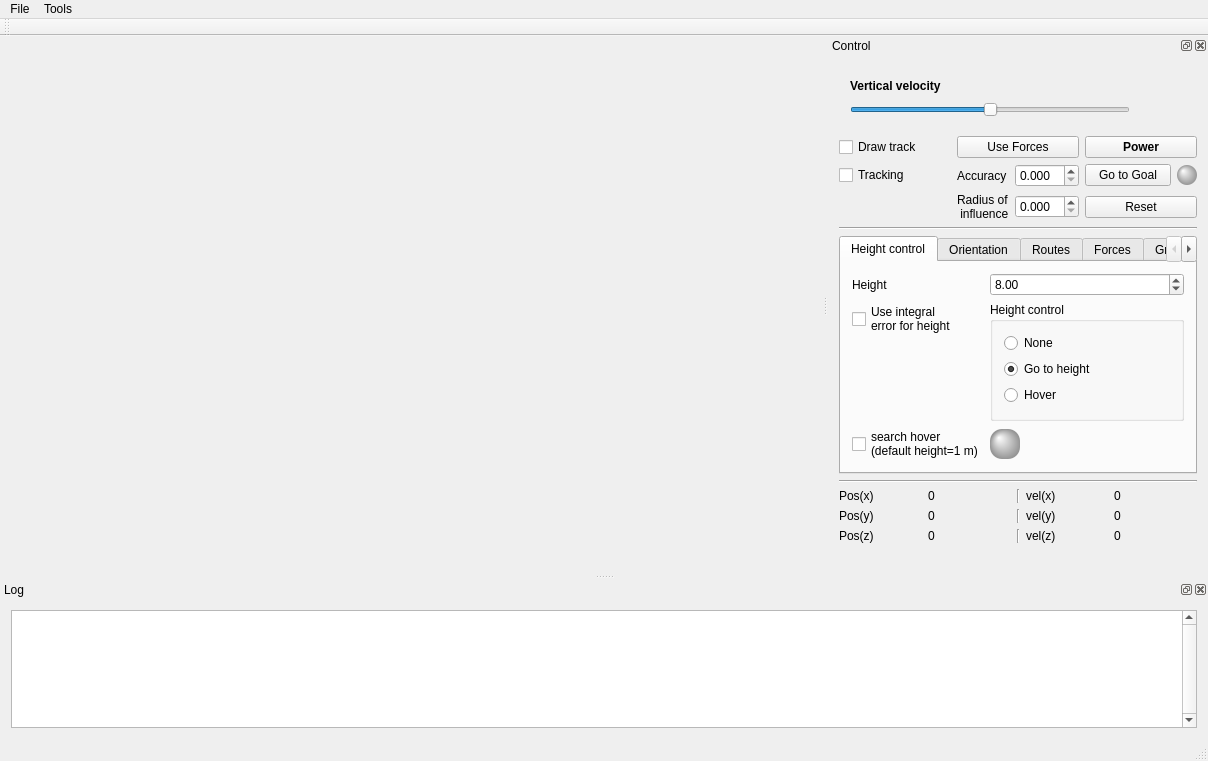
<?xml version="1.0" encoding="UTF-8"?>
<ui version="4.0">
 <class>MainWindow</class>
 <widget class="QMainWindow" name="MainWindow">
  <property name="geometry">
   <rect>
    <x>0</x>
    <y>0</y>
    <width>1208</width>
    <height>761</height>
   </rect>
  </property>
  <property name="windowTitle">
   <string>MainWindow</string>
  </property>
  <widget class="QWidget" name="centralWidget">
   <layout class="QGridLayout" name="gridLayout">
    <item row="0" column="0">
     <widget class="GLView" name="widgetView" native="true">
      <property name="sizePolicy">
       <sizepolicy hsizetype="Expanding" vsizetype="Expanding">
        <horstretch>0</horstretch>
        <verstretch>0</verstretch>
       </sizepolicy>
      </property>
      <property name="minimumSize">
       <size>
        <width>800</width>
        <height>0</height>
       </size>
      </property>
     </widget>
    </item>
   </layout>
  </widget>
  <widget class="QMenuBar" name="menuBar">
   <property name="geometry">
    <rect>
     <x>0</x>
     <y>0</y>
     <width>1208</width>
     <height>22</height>
    </rect>
   </property>
   <widget class="QMenu" name="menuFile">
    <property name="title">
     <string>File</string>
    </property>
    <addaction name="actionExit"/>
   </widget>
   <widget class="QMenu" name="menuTools">
    <property name="title">
     <string>Tools</string>
    </property>
    <addaction name="actionControl"/>
    <addaction name="actionLog"/>
   </widget>
   <addaction name="menuFile"/>
   <addaction name="menuTools"/>
  </widget>
  <widget class="QToolBar" name="mainToolBar">
   <attribute name="toolBarArea">
    <enum>TopToolBarArea</enum>
   </attribute>
   <attribute name="toolBarBreak">
    <bool>false</bool>
   </attribute>
  </widget>
  <widget class="QStatusBar" name="statusBar"/>
  <widget class="QDockWidget" name="dw_log">
   <property name="maximumSize">
    <size>
     <width>524287</width>
     <height>524287</height>
    </size>
   </property>
   <property name="windowTitle">
    <string>Log</string>
   </property>
   <attribute name="dockWidgetArea">
    <number>8</number>
   </attribute>
   <widget class="QWidget" name="dockWidgetContents">
    <layout class="QVBoxLayout" name="verticalLayout_2">
     <item>
      <widget class="QPlainTextEdit" name="log_output">
       <property name="verticalScrollBarPolicy">
        <enum>Qt::ScrollBarAlwaysOn</enum>
       </property>
       <property name="maximumBlockCount">
        <number>1000</number>
       </property>
      </widget>
     </item>
    </layout>
   </widget>
  </widget>
  <widget class="QDockWidget" name="dw_control">
   <property name="windowTitle">
    <string>Control</string>
   </property>
   <attribute name="dockWidgetArea">
    <number>2</number>
   </attribute>
   <widget class="QWidget" name="dockWidgetContents_2">
    <layout class="QGridLayout" name="gridLayout_4">
     <item row="2" column="4">
      <layout class="QGridLayout" name="gridLayout_8">
       <property name="topMargin">
        <number>0</number>
       </property>
       <item row="0" column="0">
        <layout class="QGridLayout" name="gridLayout_3">
         <property name="topMargin">
          <number>0</number>
         </property>
         <item row="2" column="1">
          <widget class="QCheckBox" name="chb_tracking">
           <property name="text">
            <string>Tracking</string>
           </property>
          </widget>
         </item>
         <item row="0" column="4">
          <widget class="QPushButton" name="pb_power">
           <property name="font">
            <font>
             <weight>75</weight>
             <bold>true</bold>
            </font>
           </property>
           <property name="toolTip">
            <string>On/Off power on model</string>
           </property>
           <property name="text">
            <string>Power</string>
           </property>
           <property name="checkable">
            <bool>true</bool>
           </property>
          </widget>
         </item>
         <item row="4" column="4">
          <widget class="QPushButton" name="pb_rese_angles">
           <property name="text">
            <string>Reset</string>
           </property>
          </widget>
         </item>
         <item row="2" column="4">
          <layout class="QHBoxLayout" name="horizontalLayout_11">
           <item>
            <widget class="QPushButton" name="pb_goToGoal">
             <property name="text">
              <string>Go to Goal</string>
             </property>
             <property name="checkable">
              <bool>true</bool>
             </property>
            </widget>
           </item>
           <item>
            <widget class="QLabel" name="lb_goal_reached">
             <property name="minimumSize">
              <size>
               <width>20</width>
               <height>0</height>
              </size>
             </property>
             <property name="maximumSize">
              <size>
               <width>20</width>
               <height>20</height>
              </size>
             </property>
             <property name="styleSheet">
              <string notr="true">background-color:qradialgradient(spread:pad, cx:0.5, cy:0.5, radius:0.5, fx:0.29, fy:0.284, stop:0 rgba(255, 255, 255, 255), stop:1 rgba(150, 150, 150, 255));
border-radius: 10px;
border-color: rgb(60, 60, 60);</string>
             </property>
             <property name="text">
              <string/>
             </property>
            </widget>
           </item>
          </layout>
         </item>
         <item row="0" column="1">
          <widget class="QCheckBox" name="chb_drawTrack">
           <property name="text">
            <string>Draw track</string>
           </property>
          </widget>
         </item>
         <item row="0" column="2">
          <widget class="QPushButton" name="pb_use_forces">
           <property name="text">
            <string>Use Forces</string>
           </property>
           <property name="checkable">
            <bool>true</bool>
           </property>
          </widget>
         </item>
         <item row="2" column="2">
          <layout class="QHBoxLayout" name="horizontalLayout_14">
           <item>
            <widget class="QLabel" name="label_6">
             <property name="text">
              <string>Accuracy</string>
             </property>
            </widget>
           </item>
           <item>
            <widget class="QDoubleSpinBox" name="dsb_accuracy">
             <property name="decimals">
              <number>3</number>
             </property>
            </widget>
           </item>
          </layout>
         </item>
         <item row="4" column="2">
          <layout class="QHBoxLayout" name="horizontalLayout_15">
           <item>
            <widget class="QLabel" name="label_14">
             <property name="text">
              <string>Radius of
 influence</string>
             </property>
            </widget>
           </item>
           <item>
            <widget class="QDoubleSpinBox" name="dsb_radius_goal">
             <property name="decimals">
              <number>3</number>
             </property>
            </widget>
           </item>
          </layout>
         </item>
        </layout>
       </item>
       <item row="7" column="0">
        <layout class="QHBoxLayout" name="horizontalLayout_10">
         <property name="topMargin">
          <number>0</number>
         </property>
         <item>
          <widget class="QLabel" name="lb_vel">
           <property name="text">
            <string/>
           </property>
          </widget>
         </item>
         <item>
          <widget class="QLabel" name="lb_goal_a">
           <property name="text">
            <string/>
           </property>
          </widget>
         </item>
        </layout>
       </item>
       <item row="3" column="0">
        <widget class="Line" name="line_7">
         <property name="orientation">
          <enum>Qt::Horizontal</enum>
         </property>
        </widget>
       </item>
       <item row="5" column="0">
        <layout class="QGridLayout" name="gridLayout_5">
         <property name="topMargin">
          <number>0</number>
         </property>
         <item row="1" column="2">
          <widget class="Line" name="line_5">
           <property name="orientation">
            <enum>Qt::Vertical</enum>
           </property>
          </widget>
         </item>
         <item row="0" column="2">
          <widget class="Line" name="line_4">
           <property name="orientation">
            <enum>Qt::Vertical</enum>
           </property>
          </widget>
         </item>
         <item row="2" column="2">
          <widget class="Line" name="line_6">
           <property name="orientation">
            <enum>Qt::Vertical</enum>
           </property>
          </widget>
         </item>
         <item row="1" column="1">
          <widget class="QLabel" name="lb_posy">
           <property name="text">
            <string>0</string>
           </property>
          </widget>
         </item>
         <item row="0" column="0">
          <widget class="QLabel" name="label_5">
           <property name="text">
            <string>Pos(x)</string>
           </property>
          </widget>
         </item>
         <item row="1" column="3">
          <widget class="QLabel" name="label_22">
           <property name="text">
            <string>vel(y)</string>
           </property>
          </widget>
         </item>
         <item row="2" column="1">
          <widget class="QLabel" name="lb_posz">
           <property name="text">
            <string>0</string>
           </property>
          </widget>
         </item>
         <item row="2" column="3">
          <widget class="QLabel" name="label_24">
           <property name="text">
            <string>vel(z)</string>
           </property>
          </widget>
         </item>
         <item row="0" column="3">
          <widget class="QLabel" name="label_20">
           <property name="text">
            <string>vel(x)</string>
           </property>
          </widget>
         </item>
         <item row="1" column="0">
          <widget class="QLabel" name="label_15">
           <property name="text">
            <string>Pos(y)</string>
           </property>
          </widget>
         </item>
         <item row="1" column="4">
          <widget class="QLabel" name="lb_vely">
           <property name="text">
            <string>0</string>
           </property>
          </widget>
         </item>
         <item row="0" column="4">
          <widget class="QLabel" name="lb_velx">
           <property name="text">
            <string>0</string>
           </property>
          </widget>
         </item>
         <item row="2" column="0">
          <widget class="QLabel" name="label_17">
           <property name="text">
            <string>Pos(z)</string>
           </property>
          </widget>
         </item>
         <item row="2" column="4">
          <widget class="QLabel" name="lb_velz">
           <property name="text">
            <string>0</string>
           </property>
          </widget>
         </item>
         <item row="0" column="1">
          <widget class="QLabel" name="lb_posx">
           <property name="text">
            <string>0</string>
           </property>
          </widget>
         </item>
        </layout>
       </item>
       <item row="1" column="0">
        <widget class="Line" name="line_10">
         <property name="orientation">
          <enum>Qt::Horizontal</enum>
         </property>
        </widget>
       </item>
       <item row="2" column="0">
        <widget class="QTabWidget" name="tb_params">
         <property name="currentIndex">
          <number>0</number>
         </property>
         <widget class="QWidget" name="tab_4">
          <attribute name="title">
           <string>Height control</string>
          </attribute>
          <layout class="QGridLayout" name="gridLayout_11">
           <item row="1" column="0">
            <layout class="QVBoxLayout" name="verticalLayout_10">
             <property name="topMargin">
              <number>0</number>
             </property>
             <item>
              <widget class="QCheckBox" name="chb_useIntegalErrorHeight">
               <property name="text">
                <string>Use integral 
error for height</string>
               </property>
              </widget>
             </item>
             <item>
              <spacer name="verticalSpacer_5">
               <property name="orientation">
                <enum>Qt::Vertical</enum>
               </property>
               <property name="sizeHint" stdset="0">
                <size>
                 <width>20</width>
                 <height>40</height>
                </size>
               </property>
              </spacer>
             </item>
            </layout>
           </item>
           <item row="0" column="1">
            <widget class="QDoubleSpinBox" name="dsb_height">
             <property name="value">
              <double>8.000000000000000</double>
             </property>
            </widget>
           </item>
           <item row="2" column="0">
            <widget class="QCheckBox" name="chb_searchHover">
             <property name="text">
              <string>search hover
(default height=1 m)</string>
             </property>
            </widget>
           </item>
           <item row="1" column="1">
            <widget class="QGroupBox" name="groupBox_3">
             <property name="title">
              <string>Height control</string>
             </property>
             <layout class="QVBoxLayout" name="verticalLayout_4">
              <item>
               <widget class="QRadioButton" name="rb_none_height">
                <property name="text">
                 <string>None</string>
                </property>
                <property name="checked">
                 <bool>false</bool>
                </property>
               </widget>
              </item>
              <item>
               <widget class="QRadioButton" name="rb_use_go_to_height">
                <property name="text">
                 <string>Go to height</string>
                </property>
                <property name="checked">
                 <bool>true</bool>
                </property>
               </widget>
              </item>
              <item>
               <widget class="QRadioButton" name="rb_use_hover">
                <property name="text">
                 <string>Hover</string>
                </property>
               </widget>
              </item>
             </layout>
            </widget>
           </item>
           <item row="0" column="0">
            <widget class="QLabel" name="label_4">
             <property name="text">
              <string>Height</string>
             </property>
            </widget>
           </item>
           <item row="2" column="1">
            <layout class="QHBoxLayout" name="horizontalLayout_13">
             <property name="topMargin">
              <number>0</number>
             </property>
             <item>
              <widget class="QLabel" name="lb_found_hover">
               <property name="minimumSize">
                <size>
                 <width>30</width>
                 <height>0</height>
                </size>
               </property>
               <property name="maximumSize">
                <size>
                 <width>30</width>
                 <height>30</height>
                </size>
               </property>
               <property name="styleSheet">
                <string notr="true">background-color:qradialgradient(spread:pad, cx:0.5, cy:0.5, radius:0.5, fx:0.29, fy:0.284, stop:0 rgba(255, 255, 255, 255), stop:1 rgba(150, 150, 150, 255));
border-radius: 12px;
border-color: rgb(60, 60, 60);</string>
               </property>
               <property name="text">
                <string/>
               </property>
              </widget>
             </item>
             <item>
              <spacer name="horizontalSpacer_5">
               <property name="orientation">
                <enum>Qt::Horizontal</enum>
               </property>
               <property name="sizeHint" stdset="0">
                <size>
                 <width>40</width>
                 <height>20</height>
                </size>
               </property>
              </spacer>
             </item>
            </layout>
           </item>
          </layout>
         </widget>
         <widget class="QWidget" name="tab">
          <attribute name="title">
           <string>Orientation</string>
          </attribute>
          <layout class="QVBoxLayout" name="verticalLayout_7">
           <item>
            <widget class="QCheckBox" name="chb_useIntegalError">
             <property name="text">
              <string>Use integral 
error for angles</string>
             </property>
            </widget>
           </item>
           <item>
            <layout class="QHBoxLayout" name="horizontalLayout_9">
             <property name="topMargin">
              <number>0</number>
             </property>
             <item>
              <layout class="QVBoxLayout" name="verticalLayout_5">
               <property name="topMargin">
                <number>10</number>
               </property>
               <item>
                <widget class="QLabel" name="label_7">
                 <property name="font">
                  <font>
                   <weight>75</weight>
                   <bold>true</bold>
                  </font>
                 </property>
                 <property name="text">
                  <string>Goal angles</string>
                 </property>
                </widget>
               </item>
               <item>
                <widget class="JoystickEmulate" name="widget_joystick" native="true">
                 <property name="minimumSize">
                  <size>
                   <width>90</width>
                   <height>90</height>
                  </size>
                 </property>
                 <property name="maximumSize">
                  <size>
                   <width>90</width>
                   <height>90</height>
                  </size>
                 </property>
                </widget>
               </item>
               <item>
                <spacer name="verticalSpacer_2">
                 <property name="orientation">
                  <enum>Qt::Vertical</enum>
                 </property>
                 <property name="sizeHint" stdset="0">
                  <size>
                   <width>20</width>
                   <height>40</height>
                  </size>
                 </property>
                </spacer>
               </item>
              </layout>
             </item>
             <item>
              <layout class="QVBoxLayout" name="verticalLayout_6">
               <item>
                <widget class="QLabel" name="label_9">
                 <property name="font">
                  <font>
                   <weight>75</weight>
                   <bold>true</bold>
                  </font>
                 </property>
                 <property name="text">
                  <string>Yaw</string>
                 </property>
                </widget>
               </item>
               <item>
                <layout class="QHBoxLayout" name="horizontalLayout_5">
                 <item>
                  <widget class="QSlider" name="hs_yaw_goal">
                   <property name="minimum">
                    <number>-99</number>
                   </property>
                   <property name="orientation">
                    <enum>Qt::Horizontal</enum>
                   </property>
                  </widget>
                 </item>
                 <item>
                  <widget class="QLabel" name="lb_yaw">
                   <property name="minimumSize">
                    <size>
                     <width>50</width>
                     <height>0</height>
                    </size>
                   </property>
                   <property name="text">
                    <string/>
                   </property>
                  </widget>
                 </item>
                </layout>
               </item>
               <item>
                <widget class="QLabel" name="label_3">
                 <property name="font">
                  <font>
                   <weight>75</weight>
                   <bold>true</bold>
                  </font>
                 </property>
                 <property name="text">
                  <string>Tangage</string>
                 </property>
                </widget>
               </item>
               <item>
                <layout class="QHBoxLayout" name="horizontalLayout_6">
                 <item>
                  <widget class="CustomSlider" name="hs_tangage_goal">
                   <property name="minimum">
                    <number>-99</number>
                   </property>
                   <property name="orientation">
                    <enum>Qt::Horizontal</enum>
                   </property>
                  </widget>
                 </item>
                 <item>
                  <widget class="QLabel" name="lb_tangage">
                   <property name="minimumSize">
                    <size>
                     <width>50</width>
                     <height>0</height>
                    </size>
                   </property>
                   <property name="text">
                    <string/>
                   </property>
                  </widget>
                 </item>
                </layout>
               </item>
               <item>
                <widget class="QLabel" name="label_10">
                 <property name="font">
                  <font>
                   <weight>75</weight>
                   <bold>true</bold>
                  </font>
                 </property>
                 <property name="text">
                  <string>Roll</string>
                 </property>
                </widget>
               </item>
               <item>
                <layout class="QHBoxLayout" name="horizontalLayout_7">
                 <item>
                  <widget class="CustomSlider" name="hs_roll_goal">
                   <property name="minimum">
                    <number>-99</number>
                   </property>
                   <property name="orientation">
                    <enum>Qt::Horizontal</enum>
                   </property>
                  </widget>
                 </item>
                 <item>
                  <widget class="QLabel" name="lb_roll">
                   <property name="minimumSize">
                    <size>
                     <width>50</width>
                     <height>0</height>
                    </size>
                   </property>
                   <property name="text">
                    <string/>
                   </property>
                  </widget>
                 </item>
                </layout>
               </item>
              </layout>
             </item>
            </layout>
           </item>
          </layout>
         </widget>
         <widget class="QWidget" name="tab_3">
          <attribute name="title">
           <string>Routes</string>
          </attribute>
          <layout class="QVBoxLayout" name="verticalLayout_9">
           <item>
            <widget class="QGroupBox" name="groupBox">
             <property name="title">
              <string>Route</string>
             </property>
             <layout class="QGridLayout" name="gridLayout_2">
              <item row="0" column="1">
               <widget class="QPushButton" name="pb_generate_route">
                <property name="text">
                 <string>Generate route</string>
                </property>
               </widget>
              </item>
              <item row="0" column="0">
               <widget class="QCheckBox" name="chb_route">
                <property name="text">
                 <string>Show route</string>
                </property>
               </widget>
              </item>
              <item row="2" column="0">
               <widget class="QLabel" name="label_12">
                <property name="text">
                 <string>Number point</string>
                </property>
               </widget>
              </item>
              <item row="3" column="0">
               <widget class="QPushButton" name="pb_toBegin">
                <property name="text">
                 <string>To begin</string>
                </property>
               </widget>
              </item>
              <item row="3" column="1">
               <widget class="QPushButton" name="pb_toNext">
                <property name="text">
                 <string>Next point</string>
                </property>
               </widget>
              </item>
              <item row="1" column="0">
               <widget class="QCheckBox" name="chb_autoNext">
                <property name="text">
                 <string>Auto next</string>
                </property>
               </widget>
              </item>
              <item row="2" column="1">
               <widget class="QSpinBox" name="sb_number_point">
                <property name="maximum">
                 <number>1000</number>
                </property>
                <property name="value">
                 <number>20</number>
                </property>
               </widget>
              </item>
             </layout>
            </widget>
           </item>
           <item>
            <spacer name="verticalSpacer_4">
             <property name="orientation">
              <enum>Qt::Vertical</enum>
             </property>
             <property name="sizeHint" stdset="0">
              <size>
               <width>20</width>
               <height>40</height>
              </size>
             </property>
            </spacer>
           </item>
          </layout>
         </widget>
         <widget class="QWidget" name="tab_2">
          <attribute name="title">
           <string>Forces</string>
          </attribute>
          <layout class="QGridLayout" name="gridLayout_6">
           <item row="0" column="0">
            <layout class="QHBoxLayout" name="horizontalLayout_12">
             <item>
              <layout class="QVBoxLayout" name="verticalLayout">
               <property name="topMargin">
                <number>0</number>
               </property>
               <item>
                <layout class="QHBoxLayout" name="horizontalLayout">
                 <property name="topMargin">
                  <number>0</number>
                 </property>
                 <item>
                  <spacer name="horizontalSpacer">
                   <property name="orientation">
                    <enum>Qt::Horizontal</enum>
                   </property>
                   <property name="sizeHint" stdset="0">
                    <size>
                     <width>40</width>
                     <height>20</height>
                    </size>
                   </property>
                  </spacer>
                 </item>
                 <item>
                  <widget class="QLabel" name="lb_f1">
                   <property name="minimumSize">
                    <size>
                     <width>50</width>
                     <height>0</height>
                    </size>
                   </property>
                   <property name="toolTip">
                    <string>F1</string>
                   </property>
                   <property name="text">
                    <string/>
                   </property>
                  </widget>
                 </item>
                </layout>
               </item>
               <item>
                <layout class="QHBoxLayout" name="horizontalLayout_2">
                 <property name="topMargin">
                  <number>0</number>
                 </property>
                 <item>
                  <spacer name="horizontalSpacer_2">
                   <property name="orientation">
                    <enum>Qt::Horizontal</enum>
                   </property>
                   <property name="sizeHint" stdset="0">
                    <size>
                     <width>40</width>
                     <height>20</height>
                    </size>
                   </property>
                  </spacer>
                 </item>
                 <item>
                  <widget class="QLabel" name="lb_f4">
                   <property name="minimumSize">
                    <size>
                     <width>50</width>
                     <height>0</height>
                    </size>
                   </property>
                   <property name="toolTip">
                    <string>F4</string>
                   </property>
                   <property name="text">
                    <string/>
                   </property>
                  </widget>
                 </item>
                </layout>
               </item>
              </layout>
             </item>
             <item>
              <widget class="QLabel" name="label_8">
               <property name="maximumSize">
                <size>
                 <width>70</width>
                 <height>70</height>
                </size>
               </property>
               <property name="text">
                <string/>
               </property>
               <property name="pixmap">
                <pixmap resource="modeling.qrc">:/resource/view.png</pixmap>
               </property>
               <property name="scaledContents">
                <bool>true</bool>
               </property>
              </widget>
             </item>
             <item>
              <layout class="QVBoxLayout" name="verticalLayout_3">
               <item>
                <layout class="QHBoxLayout" name="horizontalLayout_3">
                 <item>
                  <widget class="QLabel" name="lb_f3">
                   <property name="minimumSize">
                    <size>
                     <width>50</width>
                     <height>0</height>
                    </size>
                   </property>
                   <property name="toolTip">
                    <string>F3</string>
                   </property>
                   <property name="text">
                    <string/>
                   </property>
                  </widget>
                 </item>
                 <item>
                  <spacer name="horizontalSpacer_3">
                   <property name="orientation">
                    <enum>Qt::Horizontal</enum>
                   </property>
                   <property name="sizeHint" stdset="0">
                    <size>
                     <width>40</width>
                     <height>20</height>
                    </size>
                   </property>
                  </spacer>
                 </item>
                </layout>
               </item>
               <item>
                <layout class="QHBoxLayout" name="horizontalLayout_4">
                 <item>
                  <widget class="QLabel" name="lb_f2">
                   <property name="minimumSize">
                    <size>
                     <width>50</width>
                     <height>0</height>
                    </size>
                   </property>
                   <property name="toolTip">
                    <string>F2</string>
                   </property>
                   <property name="text">
                    <string/>
                   </property>
                  </widget>
                 </item>
                 <item>
                  <spacer name="horizontalSpacer_4">
                   <property name="orientation">
                    <enum>Qt::Horizontal</enum>
                   </property>
                   <property name="sizeHint" stdset="0">
                    <size>
                     <width>40</width>
                     <height>20</height>
                    </size>
                   </property>
                  </spacer>
                 </item>
                </layout>
               </item>
              </layout>
             </item>
            </layout>
           </item>
           <item row="1" column="0">
            <spacer name="verticalSpacer_3">
             <property name="orientation">
              <enum>Qt::Vertical</enum>
             </property>
             <property name="sizeHint" stdset="0">
              <size>
               <width>20</width>
               <height>40</height>
              </size>
             </property>
            </spacer>
           </item>
          </layout>
         </widget>
         <widget class="QWidget" name="tab_5">
          <attribute name="title">
           <string>Graphics</string>
          </attribute>
          <layout class="QVBoxLayout" name="verticalLayout_11">
           <item>
            <widget class="QCheckBox" name="chb_show_graphics_2">
             <property name="text">
              <string>show graphics</string>
             </property>
            </widget>
           </item>
           <item>
            <spacer name="verticalSpacer_6">
             <property name="orientation">
              <enum>Qt::Vertical</enum>
             </property>
             <property name="sizeHint" stdset="0">
              <size>
               <width>20</width>
               <height>40</height>
              </size>
             </property>
            </spacer>
           </item>
          </layout>
         </widget>
        </widget>
       </item>
      </layout>
     </item>
     <item row="0" column="4">
      <widget class="QStackedWidget" name="stackedWidget">
       <property name="currentIndex">
        <number>0</number>
       </property>
       <widget class="QWidget" name="page">
        <layout class="QGridLayout" name="gridLayout_10">
         <item row="4" column="0">
          <widget class="QLabel" name="label_13">
           <property name="font">
            <font>
             <weight>75</weight>
             <bold>true</bold>
            </font>
           </property>
           <property name="text">
            <string>Vertical velocity</string>
           </property>
          </widget>
         </item>
         <item row="7" column="0">
          <layout class="QHBoxLayout" name="horizontalLayout_8">
           <item>
            <widget class="CustomSlider" name="hs_vert_vel">
             <property name="minimum">
              <number>-99</number>
             </property>
             <property name="orientation">
              <enum>Qt::Horizontal</enum>
             </property>
            </widget>
           </item>
           <item>
            <widget class="QLabel" name="lb_vertVel">
             <property name="minimumSize">
              <size>
               <width>50</width>
               <height>0</height>
              </size>
             </property>
             <property name="text">
              <string/>
             </property>
            </widget>
           </item>
          </layout>
         </item>
        </layout>
       </widget>
       <widget class="QWidget" name="page_2">
        <layout class="QGridLayout" name="gridLayout_9">
         <item row="1" column="2">
          <widget class="QSlider" name="hs_roll">
           <property name="minimum">
            <number>-99</number>
           </property>
           <property name="orientation">
            <enum>Qt::Horizontal</enum>
           </property>
          </widget>
         </item>
         <item row="1" column="3">
          <widget class="QPushButton" name="pushButton">
           <property name="text">
            <string>Reset</string>
           </property>
          </widget>
         </item>
         <item row="0" column="0">
          <widget class="QLabel" name="label">
           <property name="font">
            <font>
             <weight>75</weight>
             <bold>true</bold>
            </font>
           </property>
           <property name="text">
            <string>Yaw</string>
           </property>
          </widget>
         </item>
         <item row="1" column="1">
          <widget class="QSlider" name="hs_tangage">
           <property name="minimum">
            <number>-99</number>
           </property>
           <property name="orientation">
            <enum>Qt::Horizontal</enum>
           </property>
          </widget>
         </item>
         <item row="0" column="2">
          <widget class="QLabel" name="label_2">
           <property name="font">
            <font>
             <weight>75</weight>
             <bold>true</bold>
            </font>
           </property>
           <property name="text">
            <string>Roll</string>
           </property>
          </widget>
         </item>
         <item row="1" column="0">
          <widget class="QSlider" name="hs_yaw">
           <property name="minimum">
            <number>-99</number>
           </property>
           <property name="orientation">
            <enum>Qt::Horizontal</enum>
           </property>
          </widget>
         </item>
         <item row="0" column="1">
          <widget class="QLabel" name="label_11">
           <property name="font">
            <font>
             <weight>75</weight>
             <bold>true</bold>
            </font>
           </property>
           <property name="text">
            <string>Tangage</string>
           </property>
          </widget>
         </item>
        </layout>
       </widget>
      </widget>
     </item>
     <item row="3" column="4">
      <spacer name="verticalSpacer">
       <property name="orientation">
        <enum>Qt::Vertical</enum>
       </property>
       <property name="sizeHint" stdset="0">
        <size>
         <width>20</width>
         <height>40</height>
        </size>
       </property>
      </spacer>
     </item>
    </layout>
   </widget>
  </widget>
  <action name="actionExit">
   <property name="text">
    <string>Exit</string>
   </property>
  </action>
  <action name="actionControl">
   <property name="text">
    <string>Control</string>
   </property>
  </action>
  <action name="actionLog">
   <property name="text">
    <string>Log</string>
   </property>
  </action>
 </widget>
 <layoutdefault spacing="6" margin="11"/>
 <customwidgets>
  <customwidget>
   <class>GLView</class>
   <extends>QWidget</extends>
   <header>glview.h</header>
   <container>1</container>
  </customwidget>
  <customwidget>
   <class>CustomSlider</class>
   <extends>QSlider</extends>
   <header>customslider.h</header>
  </customwidget>
  <customwidget>
   <class>JoystickEmulate</class>
   <extends>QWidget</extends>
   <header>joystickemulate.h</header>
   <container>1</container>
  </customwidget>
 </customwidgets>
 <resources>
  <include location="modeling.qrc"/>
 </resources>
 <connections>
  <connection>
   <sender>actionExit</sender>
   <signal>triggered()</signal>
   <receiver>MainWindow</receiver>
   <slot>close()</slot>
   <hints>
    <hint type="sourcelabel">
     <x>-1</x>
     <y>-1</y>
    </hint>
    <hint type="destinationlabel">
     <x>480</x>
     <y>423</y>
    </hint>
   </hints>
  </connection>
 </connections>
</ui>
